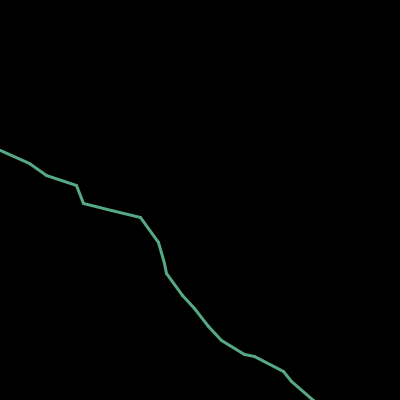
Frame 1 (no input)
Frame 60 (the mouse pressed at the canvas centre just before this capture): identical to frame 1, image omitted
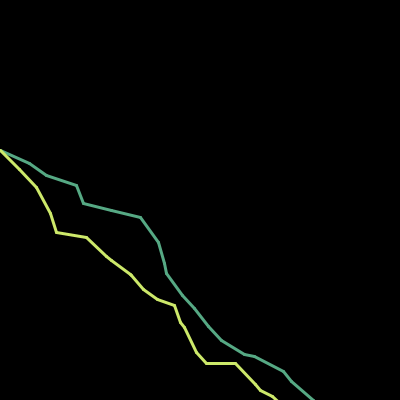
Frame 120 (the mouse held since frame 60 and released just before this capture)

The Processing sketch that drew these frames (run headless with seeded random() and noise(); from frame 60 on, the mouse is pressed at the canvas centre):

// Processing sketch: lightningWright1
// ── lightningWright1.pde
float startX=0;
float startY=150;
float endX=0;
float endY=150;


void setup()
{
    size(400,400);
    strokeWeight(3);
    background(0,0,0);
}
void draw()
{
stroke((float)Math.random()*256,(float)Math.random()*256,(float)Math.random()*256);
while(endX<400){
endX = startX + (float)Math.random()*30;
endY = startY + (float)Math.random()*30;
line(startX,startY,endX,endY);
startX=endX;
startY=endY;
}

}
void mousePressed()
{
startX=0;
startY=150;
endX=0;
endY=150;
}
